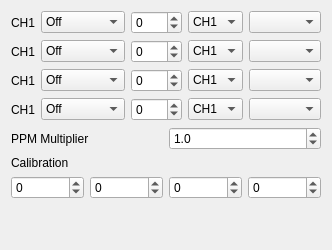
     <widget class="QWidget" name="tab">
      <attribute name="title">
       <string>Trainer</string>
      </attribute>
      <layout class="QGridLayout" name="gridLayout_6">
       <item row="0" column="0" colspan="2">
        <layout class="QGridLayout" name="gridLayout_4">
         <item row="0" column="0">
          <widget class="QLabel" name="chnLabel_1">
           <property name="text">
            <string>CH1</string>
           </property>
          </widget>
         </item>
         <item row="0" column="1">
          <widget class="QComboBox" name="modeCB_1">
           <item>
            <property name="text">
             <string>Off</string>
            </property>
           </item>
           <item>
            <property name="text">
             <string>Add</string>
            </property>
           </item>
           <item>
            <property name="text">
             <string>Substitute</string>
            </property>
           </item>
          </widget>
         </item>
         <item row="0" column="2">
          <widget class="QSpinBox" name="weightSB_1">
           <property name="accelerated">
            <bool>false</bool>
           </property>
           <property name="minimum">
            <number>-102</number>
           </property>
           <property name="maximum">
            <number>102</number>
           </property>
           <property name="singleStep">
            <number>4</number>
           </property>
          </widget>
         </item>
         <item row="0" column="3">
          <widget class="QComboBox" name="sourceCB_1">
           <item>
            <property name="text">
             <string>CH1</string>
            </property>
           </item>
           <item>
            <property name="text">
             <string>CH2</string>
            </property>
           </item>
           <item>
            <property name="text">
             <string>CH3</string>
            </property>
           </item>
           <item>
            <property name="text">
             <string>CH4</string>
            </property>
           </item>
          </widget>
         </item>
         <item row="0" column="4">
          <widget class="QComboBox" name="swtchCB_1"/>
         </item>
         <item row="1" column="0">
          <widget class="QLabel" name="chnLabel_2">
           <property name="text">
            <string>CH1</string>
           </property>
          </widget>
         </item>
         <item row="1" column="1">
          <widget class="QComboBox" name="modeCB_2">
           <item>
            <property name="text">
             <string>Off</string>
            </property>
           </item>
           <item>
            <property name="text">
             <string>Add</string>
            </property>
           </item>
           <item>
            <property name="text">
             <string>Substitute</string>
            </property>
           </item>
          </widget>
         </item>
         <item row="1" column="2">
          <widget class="QSpinBox" name="weightSB_2">
           <property name="minimum">
            <number>-102</number>
           </property>
           <property name="maximum">
            <number>102</number>
           </property>
           <property name="singleStep">
            <number>4</number>
           </property>
          </widget>
         </item>
         <item row="1" column="3">
          <widget class="QComboBox" name="sourceCB_2">
           <item>
            <property name="text">
             <string>CH1</string>
            </property>
           </item>
           <item>
            <property name="text">
             <string>CH2</string>
            </property>
           </item>
           <item>
            <property name="text">
             <string>CH3</string>
            </property>
           </item>
           <item>
            <property name="text">
             <string>CH4</string>
            </property>
           </item>
          </widget>
         </item>
         <item row="1" column="4">
          <widget class="QComboBox" name="swtchCB_2"/>
         </item>
         <item row="2" column="0">
          <widget class="QLabel" name="chnLabel_3">
           <property name="text">
            <string>CH1</string>
           </property>
          </widget>
         </item>
         <item row="2" column="1">
          <widget class="QComboBox" name="modeCB_3">
           <item>
            <property name="text">
             <string>Off</string>
            </property>
           </item>
           <item>
            <property name="text">
             <string>Add</string>
            </property>
           </item>
           <item>
            <property name="text">
             <string>Substitute</string>
            </property>
           </item>
          </widget>
         </item>
         <item row="2" column="2">
          <widget class="QSpinBox" name="weightSB_3">
           <property name="minimum">
            <number>-102</number>
           </property>
           <property name="maximum">
            <number>102</number>
           </property>
           <property name="singleStep">
            <number>4</number>
           </property>
          </widget>
         </item>
         <item row="2" column="3">
          <widget class="QComboBox" name="sourceCB_3">
           <item>
            <property name="text">
             <string>CH1</string>
            </property>
           </item>
           <item>
            <property name="text">
             <string>CH2</string>
            </property>
           </item>
           <item>
            <property name="text">
             <string>CH3</string>
            </property>
           </item>
           <item>
            <property name="text">
             <string>CH4</string>
            </property>
           </item>
          </widget>
         </item>
         <item row="2" column="4">
          <widget class="QComboBox" name="swtchCB_3"/>
         </item>
         <item row="3" column="0">
          <widget class="QLabel" name="chnLabel_4">
           <property name="text">
            <string>CH1</string>
           </property>
          </widget>
         </item>
         <item row="3" column="1">
          <widget class="QComboBox" name="modeCB_4">
           <item>
            <property name="text">
             <string>Off</string>
            </property>
           </item>
           <item>
            <property name="text">
             <string>Add</string>
            </property>
           </item>
           <item>
            <property name="text">
             <string>Substitute</string>
            </property>
           </item>
          </widget>
         </item>
         <item row="3" column="2">
          <widget class="QSpinBox" name="weightSB_4">
           <property name="minimum">
            <number>-102</number>
           </property>
           <property name="maximum">
            <number>102</number>
           </property>
           <property name="singleStep">
            <number>4</number>
           </property>
          </widget>
         </item>
         <item row="3" column="3">
          <widget class="QComboBox" name="sourceCB_4">
           <item>
            <property name="text">
             <string>CH1</string>
            </property>
           </item>
           <item>
            <property name="text">
             <string>CH2</string>
            </property>
           </item>
           <item>
            <property name="text">
             <string>CH3</string>
            </property>
           </item>
           <item>
            <property name="text">
             <string>CH4</string>
            </property>
           </item>
          </widget>
         </item>
         <item row="3" column="4">
          <widget class="QComboBox" name="swtchCB_4"/>
         </item>
        </layout>
       </item>
       <item row="1" column="0">
        <widget class="QLabel" name="label_33">
         <property name="text">
          <string>PPM Multiplier</string>
         </property>
        </widget>
       </item>
       <item row="1" column="1">
        <widget class="QDoubleSpinBox" name="PPM_MultiplierDSB">
         <property name="decimals">
          <number>1</number>
         </property>
         <property name="maximum">
          <double>5.000000000000000</double>
         </property>
         <property name="value">
          <double>1.000000000000000</double>
         </property>
        </widget>
       </item>
       <item row="2" column="0">
        <widget class="QLabel" name="label_34">
         <property name="text">
          <string>Calibration</string>
         </property>
        </widget>
       </item>
       <item row="3" column="0" colspan="2">
        <layout class="QGridLayout" name="gridLayout_5">
         <item row="0" column="0">
          <widget class="QSpinBox" name="trainerCalib_1">
           <property name="minimum">
            <number>-2050</number>
           </property>
           <property name="maximum">
            <number>2050</number>
           </property>
          </widget>
         </item>
         <item row="0" column="1">
          <widget class="QSpinBox" name="trainerCalib_2">
           <property name="minimum">
            <number>-2050</number>
           </property>
           <property name="maximum">
            <number>2050</number>
           </property>
          </widget>
         </item>
         <item row="0" column="2">
          <widget class="QSpinBox" name="trainerCalib_3">
           <property name="minimum">
            <number>-2050</number>
           </property>
           <property name="maximum">
            <number>2050</number>
           </property>
          </widget>
         </item>
         <item row="0" column="3">
          <widget class="QSpinBox" name="trainerCalib_4">
           <property name="minimum">
            <number>-2050</number>
           </property>
           <property name="maximum">
            <number>2050</number>
           </property>
          </widget>
         </item>
        </layout>
       </item>
       <item row="4" column="0">
        <spacer name="verticalSpacer_3">
         <property name="orientation">
          <enum>Qt::Vertical</enum>
         </property>
         <property name="sizeHint" stdset="0">
          <size>
           <width>20</width>
           <height>40</height>
          </size>
         </property>
        </spacer>
       </item>
      </layout>
     </widget>
